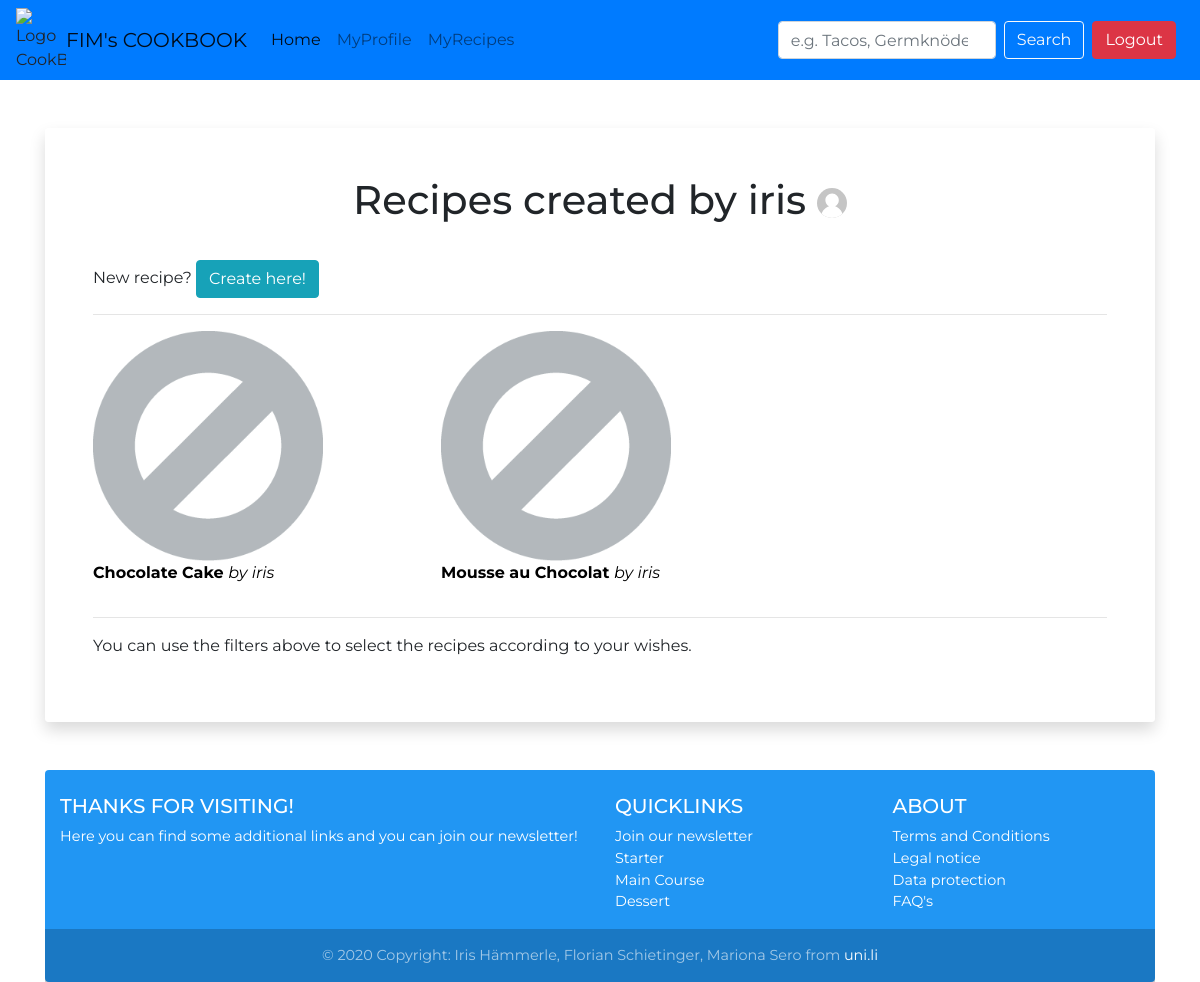
The page /myrecipes/ (signed in) on the database its author committed.
### myRecipeApp/models.py (models this page shows, shortened)
class Recipe(models.Model):
    RecipeId = models.BigAutoField(primary_key=True,
                                   verbose_name="Unique RecipeId"
                                   )
    RecipeName = models.CharField(verbose_name="Recipe Name",
                                  max_length=300
                                  )
    Picture = models.ImageField(verbose_name="Recipe Picture",
                                blank=True,
                                upload_to="upload/"
                                )
    UserId = models.ForeignKey(settings.AUTH_USER_MODEL,
                               verbose_name="Author",
                               on_delete=models.PROTECT
                               )
    Energy = models.PositiveIntegerField(verbose_name="Calories",
                                         blank=True)
    UnitId = models.ForeignKey(Unit,
                               verbose_name="Unit of Energy",
                               on_delete=models.PROTECT
                               )
    NumberPeople = models.PositiveSmallIntegerField(verbose_name="Number of People",
                                                    blank=True)

class Category(models.Model):
    CategoryId = models.BigAutoField(primary_key=True,
                                     verbose_name="Unique CategoryId"
                                     )
    Name = models.CharField(verbose_name="Name",
                            max_length=200
                            )

### myRecipeApp/views.py (the view)
# urls.py: path('myrecipes/', created_recipes_user_temp),
def created_recipes_user_temp(httprequest, *args, **kwargs):
    recipes = Recipe.objects.filter(UserId=httprequest.user.id)
    categories = Category.objects.all
    context = {
        "suggestions": ['recipe1', 'recipe2', 'recipe3', 'recipe4'],
        "allRecipes": recipes,
        "categories": categories
    }
    return render(httprequest, 'myCreatedRecipes.html', context)

### myRecipeApp/templates/myCreatedRecipes.html
{% extends 'base.html' %}
{% block titleContent %}
    {% if user.is_authenticated %}
        <h1 class="title text-center h1"> Recipes created by {{ user.get_username }}
            {% if  Profile.Picture  == True %}
                <img id="profile-image" class="profile-image img-circle rounded-circle" src="{{ Profile.Picture.url }}" alt="Profil_Picture"/>
            {% else %}
                {% load static %}
                <img id="profile-image" class="profile-image img-circle rounded-circle"
                     src="{% static "images/no-profil.svg" %}"
                     alt="Icon no image existing"/>
            {% endif %}
        </h1>
    {% endif %}
{% endblock %}
{% block mainContent %}
    <form action="{% url 'add-recipe' %}">
        <span> New recipe? </span>
        <input type="submit" class="btn btn-info" value="Create here!"/>
    </form>
    <hr>
    <div class="allRecipes">
        <div class="row">
            {% for recipe in allRecipes %}
                {% if forloop.counter|divisibleby:3 %}
                    {% include 'recipe_for_grid.html' %}
                    </div>
                    {% if not forloop.last %}
                        <br>
                        <div class="row">
                    {% endif %}
                {% else %}
                    {% include 'recipe_for_grid.html' %}
                {% endif %}
            {% endfor %}
            </div>
    </div>
{% endblock %}
{% block sideContent %}
    <p> You can use the filters above to select the recipes according to your wishes.</p>
{% endblock %}

### myStartpageApp/templates/recipe_for_grid.html (shortened to what this page needs)
<div class="col-md-4">
    <a class="recipe-link" href="/viewrecipe/{{ recipe.RecipeId }}">
        {% if  recipe.Picture %}
            <img class="img-responsive img-circle rounded" style="max-width: 230px;" src="{{ recipe.Picture.url }}"
                 alt="Picture from recipe"> <input class="btn btn-secondary" type="submit" value="&#9825 &#9829"></img>
        {% else %}
            {% load static %}
            <img class="img-responsive img-circle rounded" style="max-width: 230px;"
                 src="{% static "images/no-image-icon-8.jpg" %}"
                 alt="Icon no image existing"/>
        {% endif %}
        <br>
        <p><span class="center-block">{{ recipe.RecipeName }}</span>
            <span style="font-weight: normal; font-style: italic ">by {{ recipe.UserId.username }}</span>
        </p>
    </a>
</div>

### templates/footer.html (shortened to what this page needs)
<div>
    <footer class="page-footer font-small blue pt-4 rounded">
        <div class="container-fluid text-center text-md-left">
            <div class="row">
                <div class="col-md-6 mt-md-0 mt-3">
                    <h5 class="text-uppercase">Thanks for visiting!</h5>
                    <p>Here you can find some additional links and you can join our newsletter!</p>
                </div>
                <div class="col-md-3 mb-md-0 mb-3">
                    <h5 class="text-uppercase">Quicklinks</h5>
                    <ul class="list-unstyled">
                        <li>
                            <a href="/signup_newsletter">Join our newsletter</a>
                        </li>
                        {% for category in categories %}
                        <li>
                            <a href="?category={{ category.CategoryId }}">{{ category.Name }}</a>
                        </li>
                        {% endfor %}
                    </ul>
                </div>
                <div class="col-md-3 mb-md-0 mb-3">
                    <h5 class="text-uppercase">About</h5>
                    <ul class="list-unstyled">
                        <li>
                            <a href="/terms">Terms and Conditions</a>
                        </li>
                        <li>
                            <a href="/imprint">Legal notice</a>
                        </li>
                        <li>
                            <a href="/dataprotection">Data protection</a>
                        </li>
                        <li>
                            <a href="/faq">FAQ's</a>
                        </li>
                    </ul>
                </div>
            </div>
        </div>
        <div class="footer-copyright text-center py-3">© 2020 Copyright:
            <span>Iris Hämmerle, Florian Schietinger, Mariona Sero from <a href="https://uni.li/">uni.li</a></span>
        </div>
    </footer>
</div>

### static_general/css/myStyles.css (style rules this page uses)
html { font-family: 'Montserrat', sans-serif; line-height: 1.15; -webkit-text-size-adjust: 100%; -webkit-tap-highlight-color: transparent; }
body { background: url('https://c.pxhere.com/photos/28/59/background_food_tasty_olives_wooden_background_cooking_plate_kitchen-1369805.jpg!d') no-repeat center center fixed; -webkit-background-size: cover; -moz-background-size: cover; background-size: cover; -o-background-size: cover; font-family: 'Montserrat', sans-serif; }
.blue { background-color: rgba(33, 150, 243, 1.0) !important; }
footer.page-footer { bottom: 0; color: #ffffff; }
.font-small { font-size: .9rem; }
.pt-4, .py-4 { padding-top: 1.5rem !important; }
footer.page-footer a { color: #fff; }
footer.page-footer .footer-copyright { overflow: hidden; color: rgba(255, 255, 255, 0.6); background-color: rgba(0, 0, 0, 0.2); }
.recipe-link { color: rgba(0, 0, 0, 1.0); text-decoration: none; background-color: transparent; font-weight: bold; }
#profile-image { height: 50px; padding-top: 10px; padding-bottom: 10px; }

### rows shown on the page
Recipe: RecipeName "Chocolate Cake", UserId.username "iris"
Recipe: RecipeName "Mousse au Chocolat", UserId.username "iris"
Category: Name "Starter"
Category: Name "Main Course"
Category: Name "Dessert"

### other values the page prints
{{ user.get_username }} "iris"
